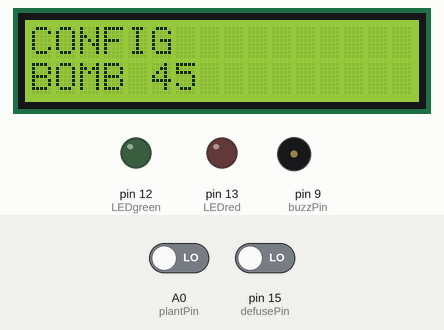
A sketch run on a simulated Arduino Uno, built with avr-gcc and run on an emulated ATmega328P. Shown: 16×2 character LCD, output pins drawn as LEDs (lit = HIGH), buzzer (waves = sounding). The test bench sets the inputs (shaded band); at power-on: A0 (plantPin) LOW, pin 15 (defusePin) LOW. Random numbers use the default seed unless the sketch sets one; pins used as bus, display or sensor lines are not drawn.

Above: at 6.5 s.
6.6 s: A0 (plantPin) driven HIGH
At 6.8 s:
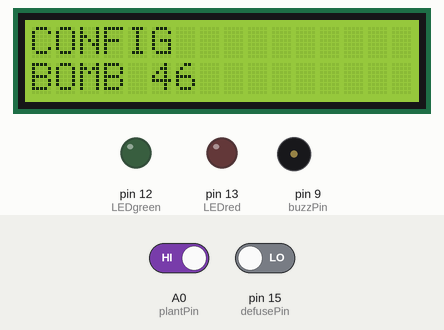
8.2 s: pin 15 (defusePin) driven HIGH
At 9.6 s:
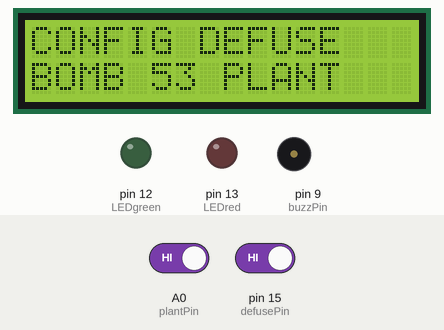
11.2 s: pin 15 (defusePin) driven LOW
At 12.6 s:
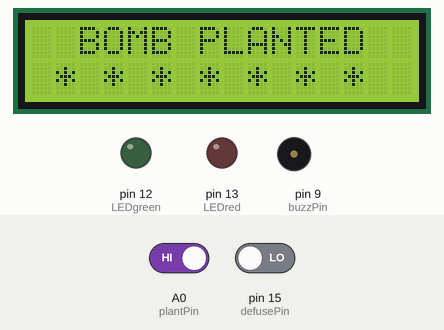
14.2 s: pin 15 (defusePin) driven HIGH
At 14.52 s:
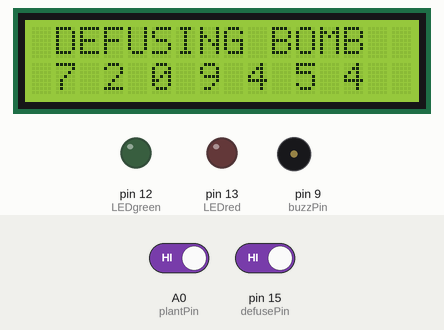
16.7 s: pin 15 (defusePin) driven LOW
At 17.43 s:
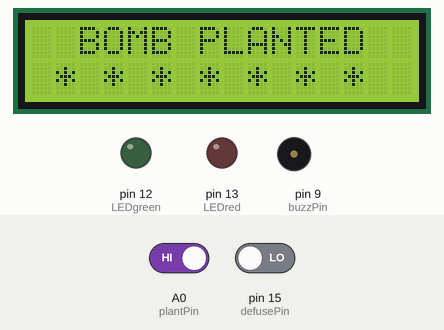
19.7 s: A0 (plantPin) driven LOW and pin 15 (defusePin) driven HIGH
At 32.0 s:
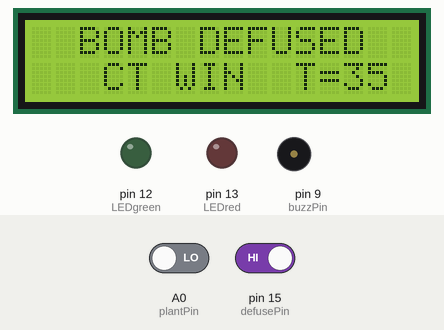
Timing chart, 0 to 33.2 s (numbered marks = the images above; inputs shaded):
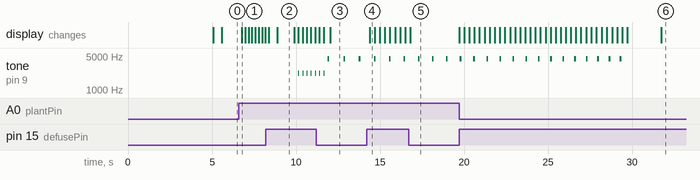

The sketch:

CS_bomb.ino
```cpp
// (licence header left out)
/* Pin definitions */
#define buzzPin 9
#define plantPin 14
#define defusePin 15
#define LEDred 13
#define LEDgreen 12
#define lcdRS 4
#define lcdEN 2
#define lcdD4 5
#define lcdD5 6
#define lcdD6 7
#define lcdD7 8
#define lcdContrast 3
/* Time definitions */
#define countdownStandardValue 45
#define defuseStandardValue 10
#define plantStandardValue 2
/* Display definitions */
#define contrastStandardValue 100
/* Sound definitions */
#define countdownFrequency 4400
#define buttonFrequency 2200
#define explosionFrequency 4400
/* Delays definitions*/
#define delayBetweenInputs 200
#define delayBetweenConfirms 500
#define delayBetweenRandomNumbers 200
#define delayWelcome 5000
#define dramaticPause 2000
/* Parameters definitions */
#define showCountdown false //Enable to show countdown timer while bomb planted
#define useLcdPwm false     //Enable to use programmable contrast on display via PWM

#include <LiquidCrystal.h>

int plantButtonState = 0;
int plantState=0;
int defuseButtonState=0;
int defusingState=0;

int countdown=0;
long int count;
long int current;

long int beepPrevious;
long int beepInterval;
long int defusePrevious;
long int defuseMillis;
long int defuseFirst;
long int defuseNumbersInterval;
long int plantInterval;
int gameover=0;
int score_ct=0;
int score_t=0;

int contrastValue=contrastStandardValue;
int countdownValue=countdownStandardValue;
int defuseValue=defuseStandardValue;
int plantValue=plantStandardValue;

LiquidCrystal lcd(lcdRS, lcdEN, lcdD4, lcdD5, lcdD6, lcdD7);
void setup() {
  pinMode(buzzPin, OUTPUT);
  pinMode(LEDred, OUTPUT);
  pinMode(LEDgreen, OUTPUT);
  pinMode(plantPin, INPUT);
  pinMode(defusePin, INPUT);

  digitalWrite(LEDred,LOW);
  digitalWrite(LEDgreen,LOW);

  analogWrite(lcdContrast,contrastValue);

  lcd.begin(16,2);
  lcd.noAutoscroll();
//Splash screen
  lcd.setCursor(0,0);
  lcd.print("kaiomm's CSBomb");
  lcd.setCursor(0,1);
  lcd.print("   version 3   ");
  delay(delayWelcome);
  lcd.clear();
//Time/display configurations
  lcd.setCursor(0,0);
  lcd.print("CONFIG ");
  #if useLcdPwm
    lcd.setCursor(0,1);
    lcd.print("CONTRAST ");
    while(!(digitalRead(plantPin)==HIGH && digitalRead(defusePin)==HIGH)){
      lcd.setCursor(9,1);
      if(digitalRead(plantPin)==HIGH)
        contrastValue+=1;
      if(digitalRead(defusePin)==HIGH)
        contrastValue-=1;
      if(contrastValue<10)
        lcd.print(" ");
      if(contrastValue<100)
        lcd.print(" ");
      lcd.print(contrastValue);
      analogWrite(lcdContrast,contrastValue);
      delay(delayBetweenInputs);
    }
    lcd.setCursor(0,1);
    lcd.print("                ");
  #endif
  lcd.setCursor(0,1);
  lcd.print("BOMB ");
  delay(delayBetweenConfirms);
  while(!(digitalRead(plantPin)==HIGH && digitalRead(defusePin)==HIGH)){
    lcd.setCursor(5,1);
    if(digitalRead(plantPin)==HIGH)
      countdownValue+=1;
    if(digitalRead(defusePin)==HIGH)
      if(countdownValue>1)
        countdownValue-=1;
    lcd.print(countdownValue);
    if(countdownValue<10)
      lcd.print(" ");
    if(countdown<100)
      lcd.print(" ");
    delay(delayBetweenInputs);
  }
  lcd.setCursor(7,0);
  lcd.print("DEFUSE ");
  delay(delayBetweenConfirms);
  while(!(digitalRead(plantPin)==HIGH && digitalRead(defusePin)==HIGH)){
    lcd.setCursor(14,0);
    if(digitalRead(plantPin)==HIGH)
      defuseValue+=1;
    if(digitalRead(defusePin)==HIGH)
      if(defuseValue>1)
        defuseValue-=1;
    lcd.print(defuseValue);
    if(defuseValue<10)
      lcd.print(" ");
    delay(delayBetweenInputs);
  }
  lcd.setCursor(8,1);
  lcd.print("PLANT ");
  delay(delayBetweenConfirms);
  while(!(digitalRead(plantPin)==HIGH && digitalRead(defusePin)==HIGH)){
    lcd.setCursor(14,1);
    if(digitalRead(plantPin)==HIGH)
      plantValue+=1;
    if(digitalRead(defusePin)==HIGH)
      if(plantValue>1)
        plantValue-=1;
    lcd.print(plantValue);
    if(plantValue<10)
      lcd.print(" ");
    delay(delayBetweenInputs);
  }
  delay(delayBetweenConfirms);

  defuseNumbersInterval=defuseValue*1000/7;
  plantInterval=plantValue*1000/8;

  randomSeed(analogRead(A0));
}

void loop() {
  if(!gameover){
    plantButtonState = digitalRead(plantPin);
    if(!plantState){  //plantState FALSE
      if(plantButtonState==HIGH){ //plantState FALSE && plantButtonState TRUE
        lcd.setCursor(0,1);
        lcd.print("                ");
        lcd.setCursor(0, 0);
        lcd.print(" PLANTING BOMB! ");
        delay(plantInterval);
        tone(buzzPin, buttonFrequency, 50);
        plantButtonState = digitalRead(plantPin);
        if(plantButtonState==HIGH){
          lcd.setCursor(0,1);
          lcd.print("7 ");
          delay(plantInterval);
          tone(buzzPin, buttonFrequency, 50);
          plantButtonState = digitalRead(plantPin);
          if(plantButtonState==HIGH){
            lcd.print("3 ");
            delay(plantInterval);
            tone(buzzPin, buttonFrequency, 50);
            plantButtonState = digitalRead(plantPin);
            if(plantButtonState==HIGH){
              lcd.print("5 ");
              delay(plantInterval);
              tone(buzzPin, buttonFrequency, 50);
              plantButtonState = digitalRead(plantPin);
              if(plantButtonState==HIGH){
                lcd.print("5 ");
                delay(plantInterval);
                tone(buzzPin, buttonFrequency, 50);
                plantButtonState = digitalRead(plantPin);
                if(plantButtonState==HIGH){
                  lcd.print("6 ");
                  delay(plantInterval);
                  tone(buzzPin, buttonFrequency, 50);
                  plantButtonState = digitalRead(plantPin);
                  if(plantButtonState==HIGH){
                    lcd.print("0 ");
                    delay(plantInterval);
                    tone(buzzPin, buttonFrequency, 50);
                    plantButtonState = digitalRead(plantPin);
                    if(plantButtonState==HIGH){
                      lcd.print("8 ");
                      delay(plantInterval);
                      tone(buzzPin, buttonFrequency, 50);
                      plantButtonState = digitalRead(plantPin);
                      if(plantButtonState==HIGH){
                        plantState=1;
                        countdown=countdownValue;
                        count=0;
                        beepPrevious=0;
                      }
                    }
                  }
                }
              }
            }
          }
        }
      }
      else{ //plantState FALSE && plantButtonState LOW
        lcd.setCursor(0,0);
        lcd.print("   BOMB READY   ");
        lcd.setCursor(0,1);
        lcd.print("    T vs CT     ");
        lcd.setCursor(0,1);
        lcd.print(score_t);
        lcd.setCursor(14,1);
        lcd.print(score_ct);
      }
    }
    else{ //plantState TRUE
      current=millis();
      if(current-count>=1000){
        count=current;
        countdown-=1;
      }
      beepInterval=100+countdown*(900/countdownValue);
      if (current-beepPrevious>=beepInterval){
        beepPrevious=current;
        tone(buzzPin,countdownFrequency,100);
      }
      defuseButtonState= digitalRead(defusePin);
      if(defuseButtonState==LOW){
        defusingState=0;
        defuseMillis=0;
      }
      if(defuseButtonState==HIGH && defusePrevious==LOW){
        defusingState=1;
        defuseFirst=current;
      }
      if(defuseButtonState==HIGH && defusePrevious==HIGH){
        defusingState=1;
        defuseMillis=current-defuseFirst;
      }
      defusePrevious=defuseButtonState;
      lcd.clear();
      lcd.setCursor(0,0);
      if(!defusingState){
        #if !showCountdown
          lcd.print("  ");
        #endif
        lcd.print("BOMB PLANTED");
        lcd.setCursor(0,1);
        lcd.print(" * * * * * * * ");
      }
      else{
        #if !showCountdown
          lcd.print(" ");
        #endif
        lcd.print("DEFUSING BOMB");
        lcd.setCursor(1,1);
        if (defuseMillis>=defuseNumbersInterval*1)
          lcd.print("7");
        else if((millis()%delayBetweenRandomNumbers))
          lcd.print((int)random(10));
        lcd.print(" ");
        if (defuseMillis>=defuseNumbersInterval*2)
          lcd.print("3");
        else if((millis()%delayBetweenRandomNumbers))
          lcd.print((int)random(10));
        lcd.print(" ");
        if (defuseMillis>=defuseNumbersInterval*3)
          lcd.print("5");
        else if((millis()%delayBetweenRandomNumbers))
          lcd.print((int)random(10));
        lcd.print(" ");
        if (defuseMillis>=defuseNumbersInterval*4)
          lcd.print("5");
        else if((millis()%delayBetweenRandomNumbers))
          lcd.print((int)random(10));
        lcd.print(" ");
        if (defuseMillis>=defuseNumbersInterval*5)
          lcd.print("6");
        else if((millis()%delayBetweenRandomNumbers))
          lcd.print((int)random(10));
        lcd.print(" ");
        if (defuseMillis>=defuseNumbersInterval*6)
          lcd.print("0");
        else if((millis()%delayBetweenRandomNumbers))
          lcd.print((int)random(10));
        lcd.print(" ");
        if (defuseMillis>=defuseNumbersInterval*7)
          lcd.print("8");
        else if((millis()%delayBetweenRandomNumbers))
          lcd.print((int)random(10));
        lcd.print(" ");
      }
      #if showCountdown
        lcd.setCursor(13,0);
        if(countdown<10)
          lcd.print(" ");
        if(countdown<100)
          lcd.print(" ");
        lcd.print(countdown);
      #endif
      if (countdown==0){
        gameover=1;
        delay(dramaticPause);
        digitalWrite(LEDred, HIGH);
        tone(buzzPin, 4400, 10000);
        lcd.setCursor(0,0);
        lcd.print(" BOMB EXPLODED  ");
        lcd.setCursor(0,1);
        lcd.print(" TERRORIST WIN ");
        score_t+=1;
      }
      if(defuseMillis>=defuseValue*1000){
        gameover=1;
        delay(dramaticPause);
        digitalWrite(LEDgreen,HIGH);
        lcd.setCursor(0,0);
        lcd.print("  BOMB DEFUSED  ");
        lcd.setCursor(0,1);
        lcd.print("   CT WIN  T=");
        lcd.print(countdown);
        score_ct+=1;
      }
    }
  }
  else{ //gameover
    plantState=0;
    do{
      gameover=0;
      digitalWrite(LEDred,LOW);
      digitalWrite(LEDgreen,LOW);
    } while(!(digitalRead(plantPin)==HIGH && digitalRead(defusePin)==HIGH));
  }
}
```

Measured:
- after the input at 6.6 s, the display: changes after 0.18 s (image 1)
- after the input at 8.2 s, tone on pin 9 (buzzPin): alternates 2200 Hz for 0.05 s and silent for 0.20 s, starting after 1.9 s
- what the display in image 2 shows lasts 1.0 s, from 8.9 s to 9.9 s
